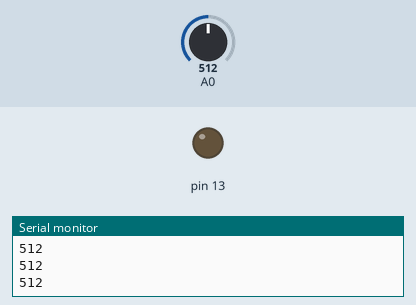
A sketch run on a simulated Arduino Uno, built with avr-gcc and run on an emulated ATmega328P. Shown: output pins drawn as LEDs (lit = HIGH), the last lines printed to the serial monitor. Inputs (shaded band) come from the test bench; at power-on: A0 = 512.

Above: at 1.2 s.
1.3 s: A0 set to 484
At 2.2 s:
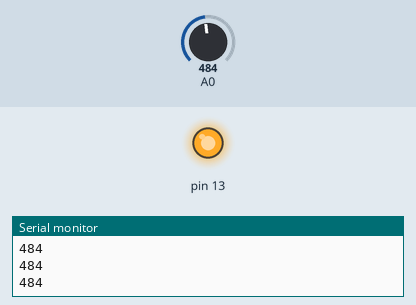
3.0 s: A0 set to 510
At 3.4 s:
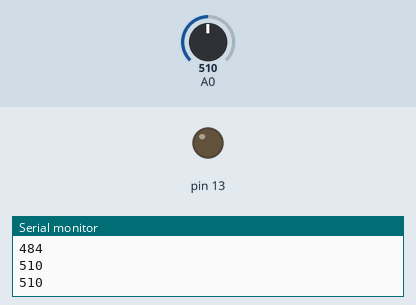
4.5 s: A0 set to 490
At 5.8 s:
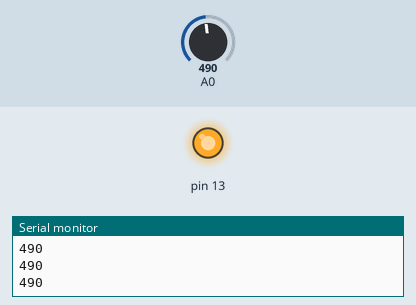
Timing chart, 0 to 7.5 s (numbered marks = the images above; inputs shaded):
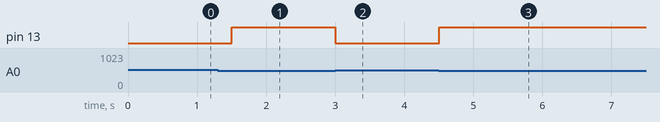

The sketch:

clase02_b4_umbrales.ino
```cpp
void setup() {
  Serial.begin(9600);
  pinMode(13, OUTPUT);
}

void loop() {
  int valor = analogRead(A0);  Serial.println(valor);
  if (valor < 500) {           // 500 es el umbral
    digitalWrite(13, HIGH);
  } else {
    digitalWrite(13, LOW);
  }
  delay(300);
}
```

Measured:
- the behaviour switches between 500 and 499 on A0 (found by bisection; images 0 and 1)
- after the input at 1.3 s, pin 13: LOW → HIGH after 0.20 s
- after the input at 3.0 s, pin 13: HIGH → LOW at once
- after the input at 4.5 s, pin 13: LOW → HIGH at once
